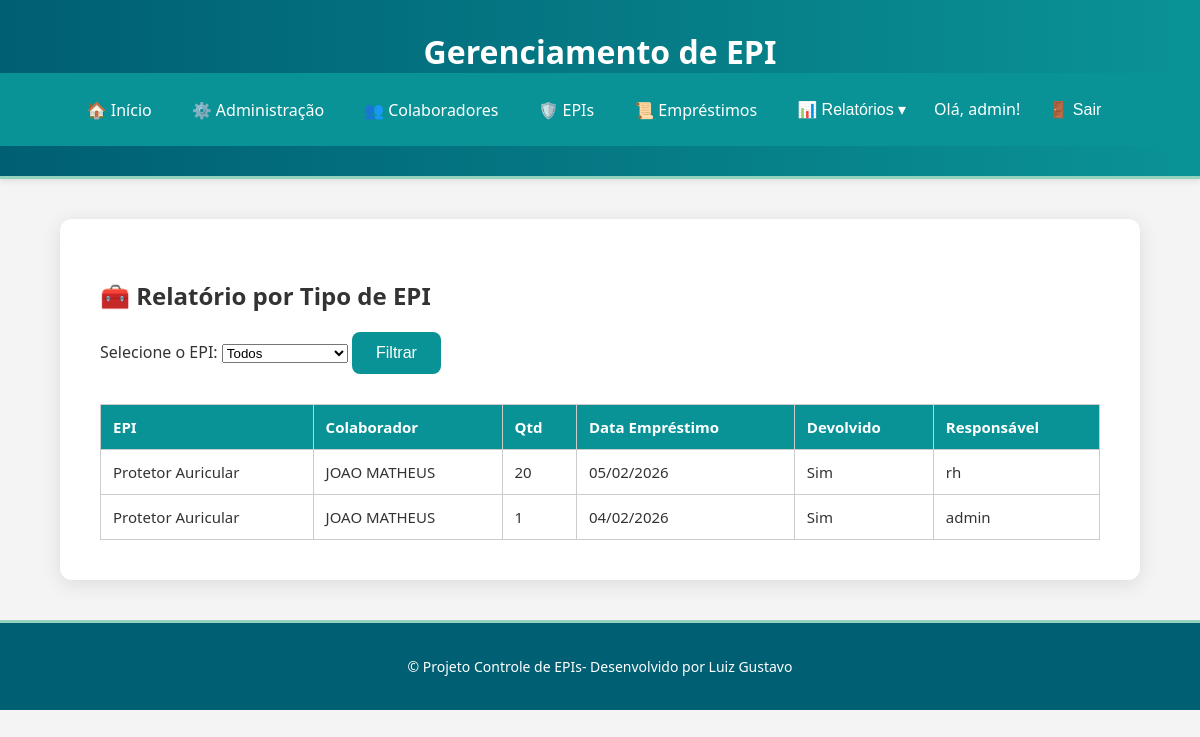
Screenshot of /relatorios/epi/ (signed in) with the database file from the repository.
### emprestimos/models.py (models this page shows, shortened)
class Emprestimo(models.Model):
    colaborador = models.ForeignKey(Colaborador, on_delete=models.CASCADE)
    epi = models.ForeignKey(EPI, on_delete=models.CASCADE)
    quantidade = models.PositiveIntegerField()
    data_emprestimo = models.DateTimeField(default=timezone.now)
    previsao_devolucao = models.DateField()
    devolvido = models.BooleanField(default=False)
    responsavel = models.ForeignKey(User, on_delete=models.SET_NULL, null=True, blank=True)
    class Meta:
        verbose_name = "Empréstimo"
        verbose_name_plural = "Empréstimos"

### epi/models.py (models this page shows, shortened)
class EPI(models.Model):
    CATEGORIAS = [
        ('capacete', 'Capacete'),
        ('luva', 'Luva'),
        ('oculos', 'Óculos'),
        ('bota', 'Bota'),
        ('mascara', 'Máscara'),
        ('outro', 'Outro'),
    ]
    nome = models.CharField(max_length=100, verbose_name="Nome do EPI")
    categoria = models.CharField(max_length=50, choices=CATEGORIAS, default='outro')
    ca = models.CharField(max_length=50, verbose_name="C.A.")
    quantidade = models.PositiveIntegerField(default=0)
    validade = models.DateField(null=True, blank=True)
    descricao = models.TextField(blank=True, null=True)
    class Meta:
        verbose_name = "EPI"
        verbose_name_plural = "EPIs"
        ordering = ['nome']

### colaboradores/models.py (models this page shows, shortened)
class Colaborador(models.Model):
    nome = models.CharField(max_length=120)
    matricula = models.CharField(max_length=14, unique=True)
    cpf = models.CharField(max_length=11, unique=True,blank=True)
    setor = models.CharField(max_length=80)
    email = models.EmailField(blank=True)
    telefone = models.CharField(max_length=20, blank=True)
    cargo = models.CharField(max_length=80, blank=True)
    data_admissao = models.DateField(null=True, blank=True)
    observacoes = models.TextField(blank=True)
    foto_colaborador = models.ImageField(
        upload_to='colaboradores/fotos/',
        blank=True,
        null=True
    )

### relatorios/views.py (the view)
# urls.py: path('epi/', views.relatorio_por_epi, name='relatorio_por_epi'),
@login_required
def relatorio_por_epi(request):
    epis = EPI.objects.all().order_by('nome')
    epi_id = request.GET.get('epi')
    emprestimos = Emprestimo.objects.all().order_by('-data_emprestimo')
    if epi_id:
        emprestimos = emprestimos.filter(epi_id=epi_id)
    context = {
        'epis': epis,
        'emprestimos': emprestimos,
        'epi_id': epi_id
    }
    return render(request, 'relatorios/por_epi.html', context)

### relatorios/templates/relatorios/por_epi.html (shortened to what this page needs)
{% extends 'base.html' %}
{% block content %}
<h2>🧰 Relatório por Tipo de EPI</h2>
<form method="get">
    <label for="epi">Selecione o EPI:</label>
    <select name="epi" id="epi">
        <option value="">Todos</option>
    </select>
    <button type="submit">Filtrar</button>
</form>
<table>
    <tr>
        <th>EPI</th>
        <th>Colaborador</th>
        <th>Qtd</th>
        <th>Data Empréstimo</th>
        <th>Devolvido</th>
        <th>Responsável</th>
    </tr>
    {% for e in emprestimos %}
    <tr>
        <td>{{ e.epi.nome }}</td>
        <td>{{ e.colaborador.nome }}</td>
        <td>{{ e.quantidade }}</td>
        <td>{{ e.data_emprestimo|date:"d/m/Y" }}</td>
        <td>{{ e.devolvido|yesno:"Sim,Não" }}</td>
        <td>{{ e.responsavel.username }}</td>
    </tr>
    {% empty %}
    <tr><td colspan="5">Nenhum registro encontrado.</td></tr>
    {% endfor %}
</table>
{% endblock %}

### templates/base.html (shortened to what this page needs)
{% load static %}
<!DOCTYPE html>
<html lang="pt-BR">
<head>
    <link rel="stylesheet" href="{% static 'css/style.css' %}">
</head>
<body>
    <header class="header">
        <h1>Gerenciamento de EPI</h1>
        <nav class="nav">
    <a href="/">🏠 Início</a>
    <a href="/accounts/restrito/">⚙️ Administração</a>
    <a href="/colaboradores/">👥 Colaboradores</a>
    <a href="/epi/">🛡️ EPIs</a>
    <a href="/emprestimos/">📜 Empréstimos</a>
    <div class="dropdown" id="reportsDropdown">
        <button class="dropbtn" aria-haspopup="true" aria-expanded="false">📊 Relatórios ▾</button>
    </div>
  <div class="user-info-box">
  {% if user.is_authenticated %}
    <span>Olá, {{ user.username }}!</span>
    <form id="logout-form" method="post" action="/admin/logout/">
      <button type="submit">🚪 Sair</button>
    </form>
  {% else %}
    <a href="/accounts/login/">🔑 Entrar</a>
  {% endif %}
</div>
</nav>
    </header>
    <main class="content">
        {% block content %}
        {% endblock %}
    </main>
    <footer class="footer">
        <p>© Projeto Controle de EPIs- Desenvolvido por Luiz Gustavo</p>
    </footer>
</body>
</html>

### static/css/style.css (style rules this page uses)
body { background: #f4f4f4; font-family: 'Segoe UI', 'Roboto', sans-serif; color: #333; margin: 0; padding: 0; }
.header { background: linear-gradient(90deg, #005f73, #0a9396); color: #ffffff; text-align: center; padding: 30px 0; border-bottom: 3px solid #94d2bd; box-shadow: 0 2px 6px rgba(0,0,0,0.1); }
.header h1 { margin: 0; font-size: 32px; font-weight: 600; }
.nav { display: flex; justify-content: center; align-items: center; gap: 16px; flex-wrap: wrap; padding: 15px 0; background-color: #0a9396; }
.nav a, .dropbtn { color: #ffffff; text-decoration: none; font-weight: 500; font-size: 16px; padding: 8px 12px; border-radius: 6px; transition: background-color 0.3s, transform 0.2s; }
.content { max-width: 1000px; margin: 40px auto; background: #ffffff; padding: 40px; border-radius: 12px; box-shadow: 0 4px 20px rgba(0,0,0,0.1); }
.footer { text-align: center; background: #005f73; color: #ffffff; padding: 20px; margin-top: 40px; font-size: 14px; border-top: 3px solid #94d2bd; }
button, input[type="submit"] { background-color: #0a9396; color: #ffffff; border: none; padding: 12px 24px; border-radius: 8px; cursor: pointer; font-size: 16px; font-weight: 500; transition: background-color 0.3s, transform 0.2s; }
table { width: 100%; border-collapse: collapse; margin-top: 30px; font-size: 15px; }
table th, table td { border: 1px solid #ccc; padding: 12px; text-align: left; }
table th { background-color: #0a9396; color: #ffffff; }
a { color: #005f73; }
.dropdown { position: relative; display: inline-block; }
.user-info-box { display: inline; align-items: center; gap: 10px; }
.user-info-box form { display: inline; margin: 0; }

### rows the page displays
Emprestimo: epi.nome "Protetor Auricular", colaborador.nome "JOAO MATHEUS", quantidade "20", data_emprestimo "05/02/2026", devolvido "Sim", responsavel.username "rh"
Emprestimo: epi.nome "Protetor Auricular", colaborador.nome "JOAO MATHEUS", quantidade "1", data_emprestimo "04/02/2026", devolvido "Sim", responsavel.username "admin"

### other values shown
{{ user.username }} "admin"
